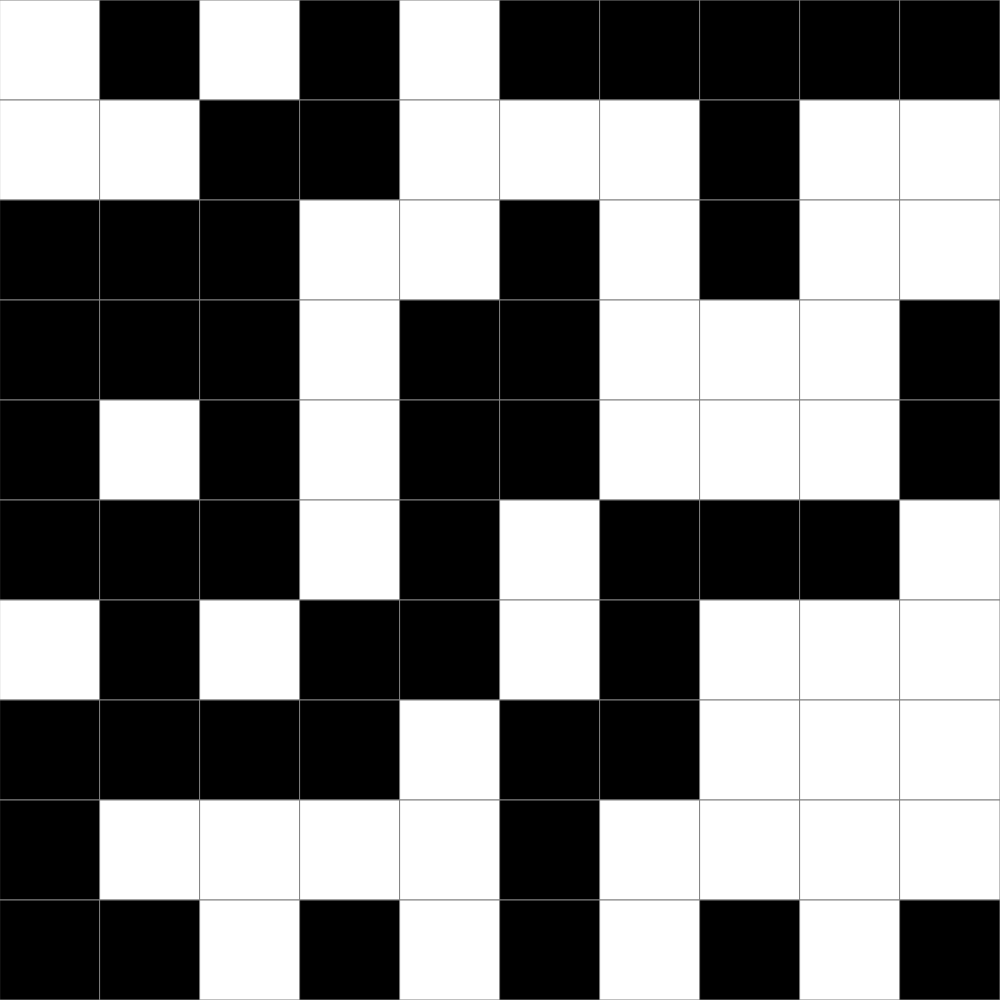
Frame 1 (no input)
Frame 60 (no input): identical to frame 1, image omitted
Frame 120 (the mouse pressed at the canvas centre since frame 60): identical to frame 1, image omitted

The p5.js sketch that drew this single still picture (run headless with seeded random() and noise() and a simulated clock; from frame 60 on, the mouse is pressed at the canvas centre):

// p5.js sketch
// ── sketch.js
/* eslint-disable semi */
//  Grid Demo
// Labeeb Farooqi
// Ocotber 22, 2024


let grid;
let empty_grid;
let cellSize;
const GRID_SIZE  = 10;

function setup() {

  if (windowWidth < windowHeight) {
    createCanvas(windowWidth, windowWidth);
  }

  else {
    createCanvas(windowHeight, windowHeight);
  }

  cellSize = height/GRID_SIZE;
  grid = generateRandomGrid(GRID_SIZE, GRID_SIZE);
}

function draw() {
  background(220);
  displayGrid();
}

function keyPressed() {
  if (key === 'r') {
    grid = generateRandomGrid(GRID_SIZE, GRID_SIZE)
  }

  if (key === 'e') {
    grid = generateEmptyGrid(GRID_SIZE, GRID_SIZE)
  }
}

function mousePressed() {

}

function displayGrid() {
  for (let y = 0; y < GRID_SIZE; y++) {
    for (let x = 0; x < GRID_SIZE; x++) {
      if (grid[y][x] === 1) {
        fill('black');
      }

      else {
        fill('white');
      }

      stroke('gray');
      square(x * cellSize, y * cellSize, cellSize);
    }
  }
}

function generateRandomGrid(cols, rows) {
  let newGrid = [];
  for (let y = 0; y < rows; y++) {
    newGrid.push([]);
    for (let x = 0; x < cols; x++) {
      //make it 1 half the time, a 0 half the time
      if (random(100) < 50) {
        newGrid[y].push(1);
      }
      else {
        newGrid[y].push(0);
      }
    }
  }
  return newGrid;
}

function generateEmptyGrid(cols, rows) {
  let newGrid = [];
  for (let y = 0; y < rows; y++) {
    newGrid.push([]);
    for (let x = 0; x < cols; x++) {
      newGrid[y].push(0);
    }
  }
  return newGrid;
}
